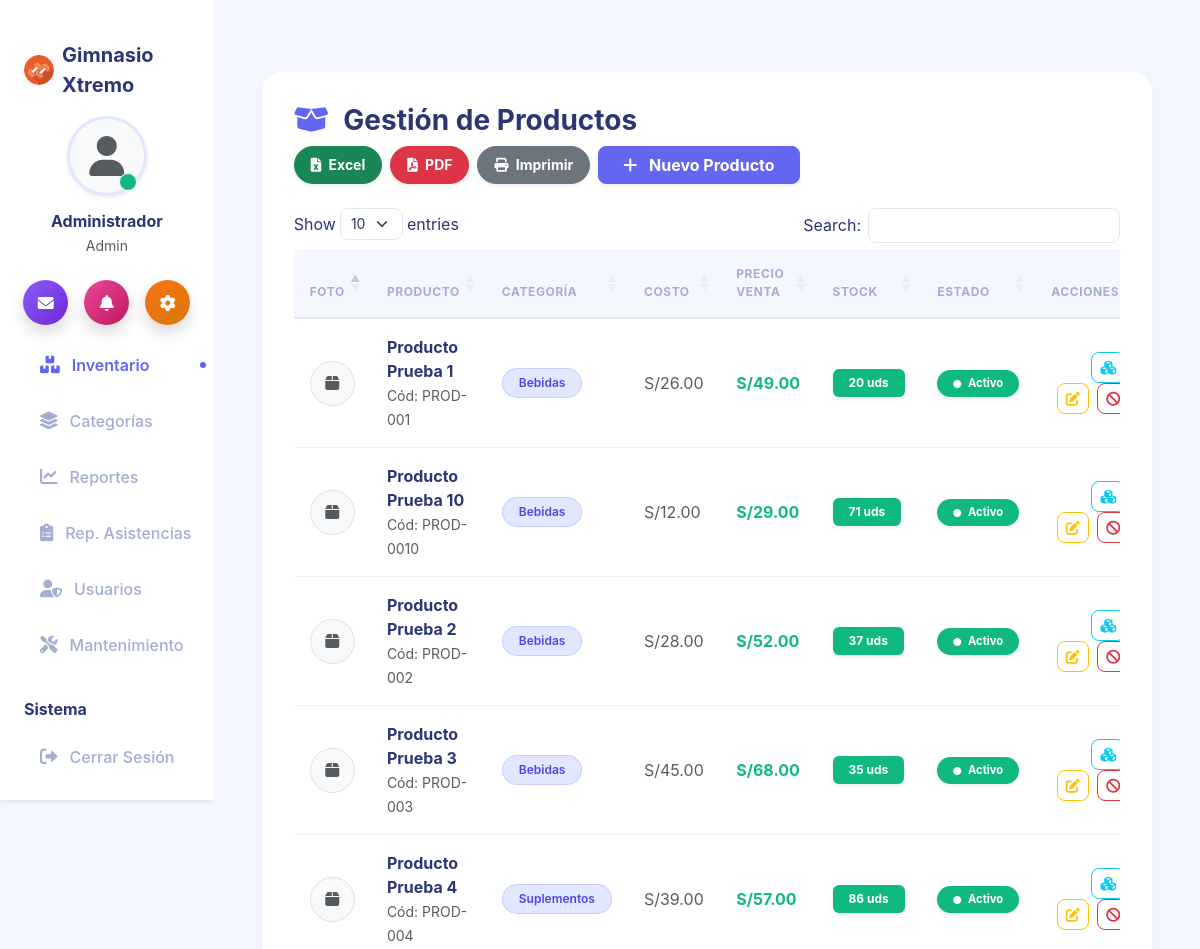
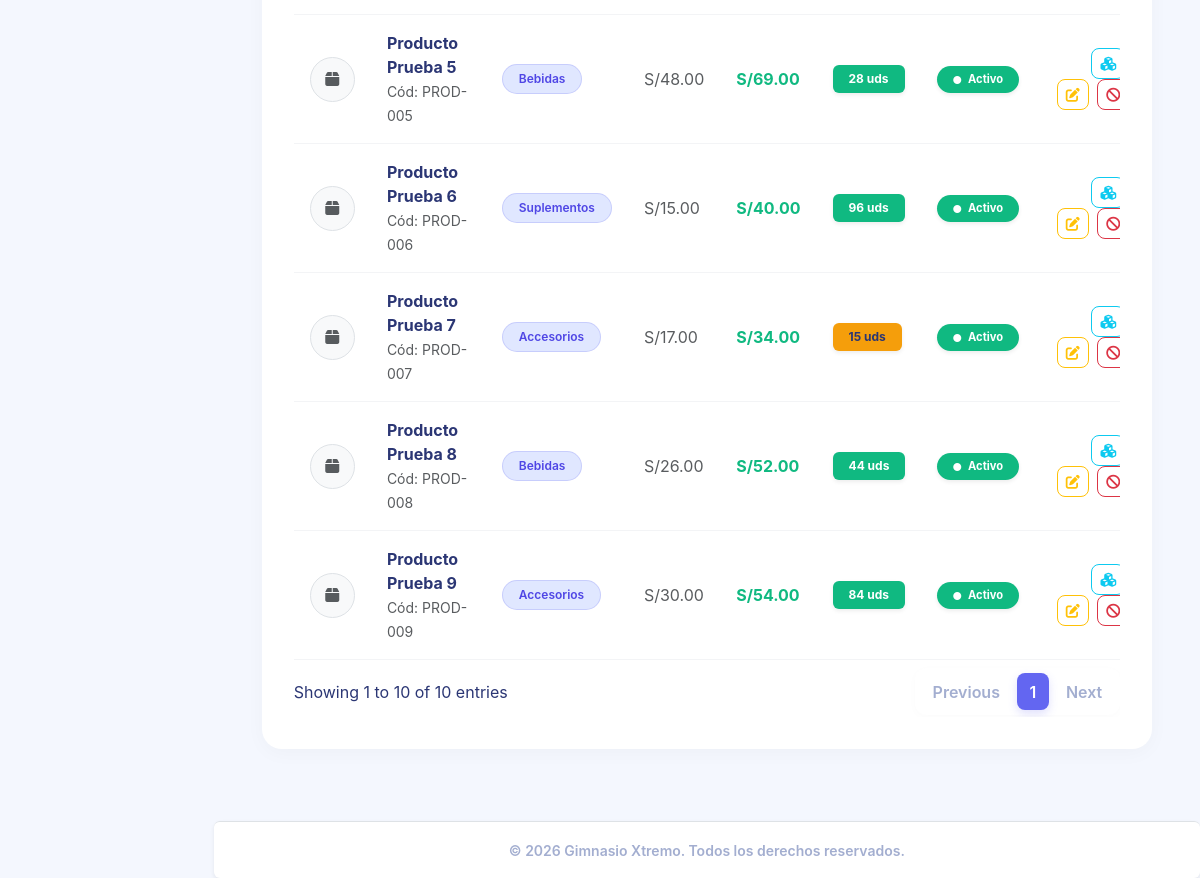
The app's page /inventario/productos (signed in) with its own data (2 pictures, top to bottom).
### tables this page shows
CREATE TABLE IF NOT EXISTS `configuracion` (
  `id` int NOT NULL,
  `nombre_sistema` varchar(100) DEFAULT NULL,
  `ruc` varchar(20) DEFAULT NULL,
  `direccion` varchar(255) DEFAULT NULL,
  `telefono` varchar(20) DEFAULT NULL,
  `email` varchar(100) DEFAULT NULL,
  `logo` varchar(255) DEFAULT NULL,
  `moneda` varchar(10) DEFAULT '$',
  PRIMARY KEY (`id`)
);

CREATE TABLE IF NOT EXISTS `productos` (
  `id` int NOT NULL AUTO_INCREMENT,
  `categoria_id` int NOT NULL,
  `codigo` varchar(50) DEFAULT NULL,
  `nombre` varchar(150) NOT NULL,
  `precio_compra` decimal(10,2) NOT NULL,
  `precio_venta` decimal(10,2) NOT NULL,
  `stock` int DEFAULT '0',
  `foto` varchar(255) DEFAULT NULL,
  `estado` enum('activo','inactivo') DEFAULT 'activo',
  PRIMARY KEY (`id`),
  KEY `categoria_id` (`categoria_id`),
  CONSTRAINT `productos_ibfk_1` FOREIGN KEY (`categoria_id`) REFERENCES `categorias` (`id`)
);

CREATE TABLE IF NOT EXISTS `categorias` (
  `id` int NOT NULL AUTO_INCREMENT,
  `nombre` varchar(100) NOT NULL,
  `estado` enum('activo','inactivo') DEFAULT 'activo',
  PRIMARY KEY (`id`)
);

### app/views/inventario/productos.php (the view, shortened to what the rows shown need)
<?php
require_once '../app/models/Configuracion.php';
?>
<!DOCTYPE html>
<html lang="es">
<head>
    <link href="https://cdn.jsdelivr.net/npm/bootstrap@5.3.0/dist/css/bootstrap.min.css" rel="stylesheet">
    <link href="https://cdn.datatables.net/1.13.6/css/dataTables.bootstrap5.min.css" rel="stylesheet">
    <link rel="stylesheet" href="https://cdnjs.cloudflare.com/ajax/libs/font-awesome/6.0.0/css/all.min.css">
    <link rel="stylesheet" href="/css/gym-theme.css?v=<?= time() ?>">
</head>
<body>
    <?php require_once '../app/views/inc/navbar.php'; ?>
    <div class="container-fluid px-4 fade-in mt-5 mb-5">
        <div class="module-container">
        <div class="d-flex flex-wrap justify-content-between align-items-center mb-4 gap-2">
            <h3 class="fw-bold text-dark m-0">
                <i class="fas fa-box-open text-primary me-2"></i> Gestión de Productos
            </h3>
            <div class="d-flex gap-2 flex-wrap">
                <button onclick="ExportHelper.toExcel('tblProductos', 'Productos_Inventario', 'Inventario de Productos')" class="btn btn-success btn-sm rounded-pill fw-bold px-3 shadow-sm">
                    <i class="fas fa-file-excel me-1"></i> Excel
                </button>
                <button onclick="ExportHelper.toPDF('tblProductos', 'Productos_Inventario', 'Inventario de Productos')" class="btn btn-danger btn-sm rounded-pill fw-bold px-3 shadow-sm">
                    <i class="fas fa-file-pdf me-1"></i> PDF
                </button>
                <button onclick="ExportHelper.print('tblProductos', 'Inventario de Productos')" class="btn btn-secondary btn-sm rounded-pill fw-bold px-3 shadow-sm">
                    <i class="fas fa-print me-1"></i> Imprimir
                </button>
                <button class="btn btn-primary px-4 fw-bold shadow-sm" data-bs-toggle="modal" data-bs-target="#modalProducto">
                    <i class="fas fa-plus me-2"></i> Nuevo Producto
                </button>
            </div>
        </div>
        <div class="table-responsive mt-2">
            <table id="tblProductos" class="table table-hover align-middle table-data w-100 border-0">
                <thead>
                    <tr>
                        <th class="border-0 bg-transparent text-muted">Foto</th>
                        <th class="border-0 bg-transparent text-muted">Producto</th>
                        <th class="border-0 bg-transparent text-muted">Categoría</th>
                        <th class="border-0 bg-transparent text-muted">Costo</th>
                        <th class="border-0 bg-transparent text-muted">Precio Venta</th>
                        <th class="border-0 bg-transparent text-muted">Stock</th>
                        <th class="border-0 bg-transparent text-muted">Estado</th>
                        <th class="border-0 bg-transparent text-muted text-end">Acciones</th>
                    </tr>
                </thead>
                        <tbody>
                            <?php foreach ($productos as $p): ?>
                            <tr>
                                <td>
                                    <?php if(!empty($p['foto'])): ?>
                                        <img src="/img/productos/<?= $p['foto'] ?>" class="rounded-circle border" width="45" height="45" style="object-fit:cover;">
                                    <?php else: ?>
                                        <div class="rounded-circle bg-light d-flex align-items-center justify-content-center border" style="width:45px;height:45px;">
                                            <i class="fas fa-box text-muted"></i>
                                        </div>
                                    <?php endif; ?>
                                </td>
                                <td>
                                    <div class="fw-bold text-dark"><?= $p['nombre'] ?></div>
                                    <?php if(!empty($p['codigo'])): ?>
                                        <small class="text-muted">Cód: <?= $p['codigo'] ?></small>
                                    <?php endif; ?>
                                </td>
                                <td><span class="badge badge-soft-primary rounded-pill px-3 py-2"><?= htmlspecialchars($p['categoria_nombre'] ?? '—') ?></span></td>
                                <td class="text-muted"><?= $config['moneda'] ?><?= number_format($p['precio_compra'], 2) ?></td>
                                <td class="fw-bold text-success"><?= $config['moneda'] ?><?= number_format($p['precio_venta'], 2) ?></td>
                                <td>
                                    <?php
                                        $stockClass = 'bg-success text-white';
                                        if ($p['stock'] <= 5) $stockClass = 'bg-danger text-white';
                                        elseif ($p['stock'] <= 15) $stockClass = 'bg-warning text-dark';
                                    ?>
                                    <span class="badge <?= $stockClass ?> px-3 py-2 fw-bold shadow-sm" style="font-size: 0.75rem;">
                                        <?= $p['stock'] ?> uds
                                    </span>
                                </td>
                                <td>
                                    <?php if($p['estado'] == 'activo'): ?>
                                        <span class="badge bg-success text-white px-3 py-2 rounded-pill shadow-sm" style="font-size: 0.7rem; font-weight: 700;"><i class="fas fa-circle me-1" style="font-size: 0.5rem; vertical-align: middle;"></i> Activo</span>
                                    <?php else: ?>
                                        <span class="badge bg-secondary text-white px-3 py-2 rounded-pill shadow-sm" style="font-size: 0.7rem; font-weight: 700;"><i class="fas fa-circle me-1" style="font-size: 0.5rem; vertical-align: middle;"></i> Inactivo</span>
                                    <?php endif; ?>
                                </td>
                                <td class="text-end">
                                    <button class="btn btn-sm btn-outline-info me-1 stock-btn"
                                            data-id="<?= $p['id'] ?>"
                                            data-nombre="<?= $p['nombre'] ?>"
                                            data-bs-toggle="modal" data-bs-target="#modalStock" title="Ajustar Stock">
                                        <i class="fas fa-cubes"></i>
                                    </button>
                                    <button class="btn btn-sm btn-outline-warning me-1 edit-btn"
                                            data-id="<?= $p['id'] ?>"
                                            data-categoria="<?= $p['categoria_id'] ?>"
                                            data-codigo="<?= $p['codigo'] ?>"
                                            data-nombre="<?= $p['nombre'] ?>"
                                            data-compra="<?= $p['precio_compra'] ?>"
                                            data-venta="<?= $p['precio_venta'] ?>"
                                            data-stock="<?= $p['stock'] ?>"
                                            data-bs-toggle="modal" data-bs-target="#modalProducto" title="Editar">
                                        <i class="fas fa-edit"></i>
                                    </button>
                                    <?php if($p['estado'] == 'activo'): ?>
                                        <a href="/inventario/cambiarEstadoProducto/<?= $p['id'] ?>/inactivo" class="btn btn-sm btn-outline-danger btn-confirm" data-title="¿Desactivar producto?" title="Desactivar"><i class="fas fa-ban"></i></a>
                                    <?php else: ?>
                                        <a href="/inventario/cambiarEstadoProducto/<?= $p['id'] ?>/activo" class="btn btn-sm btn-outline-success btn-confirm" data-title="¿Reactivar producto?" title="Activar"><i class="fas fa-check"></i></a>
                                    <?php endif; ?>
                                </td>
                            </tr>
                            <?php endforeach; ?>
                        </tbody>
                </table>
            </div>
        </div>
    </div>
    <?php require_once '../app/views/inc/footer.php'; ?>
</body>
</html>

### app/views/inc/navbar.php (shortened to what the rows shown need)
<?php
require_once __DIR__ . '/../../models/Configuracion.php';
$config = Configuracion::getInfo();
$_rolActual = $_SESSION['user_rol'] ?? '';
$current_uri = $_SERVER['REQUEST_URI'] ?? '';
$is_active = function($path) use ($current_uri) {
    if ($path === '/home/index') {
        return ($current_uri === '/' || strpos($current_uri, '/home') === 0) ? 'active' : '';
    }
    return strpos($current_uri, $path) === 0 ? 'active' : '';
};
?>
<link rel="stylesheet" href="/css/gym-theme.css?v=<?= time() ?>">
<div class="d-flex" id="wrapper">
    <div class="bg-white shadow-sm" id="sidebar-wrapper">
        <div class="sidebar-heading p-4 d-flex align-items-center justify-content-center">
            <?php if(!empty($config['logo'])): ?>
                <img src="/img/<?= $config['logo'] ?>?v=<?= time() ?>"
                     alt="Logo" width="30" height="30"
                     class="d-inline-block align-text-top rounded-circle me-2">
            <?php endif; ?>
            <span class="fs-5 fw-bold text-dark tracking-wider"><?= $config['nombre_sistema'] ?></span>
        </div>
        <div class="text-center mt-3 mb-4 px-4">
            <div class="position-relative d-inline-block mb-3">
                <div class="bg-light rounded-circle shadow-sm d-flex align-items-center justify-content-center mx-auto" style="width: 80px; height: 80px; border: 3px solid #E0E7FF;">
                    <i class="fas fa-user text-muted" style="font-size: 2.5rem;"></i>
                </div>
                <span class="position-absolute bottom-0 end-0 p-2 bg-success border border-light rounded-circle" style="transform: translate(-10px, -5px);"></span>
            </div>
            <h6 class="fw-bold text-dark mb-1"><?= $_SESSION['user_name'] ?? 'Usuario' ?></h6>
            <p class="text-muted small mb-0"><?= ucfirst($_SESSION['user_rol'] ?? 'Invitado') ?></p>
        </div>
        <div class="d-flex justify-content-center gap-3 mb-4 px-3">
            <a href="/notificaciones/index" class="btn btn-primary rounded-circle shadow p-0 d-flex align-items-center justify-content-center" style="width: 45px; height: 45px; background: linear-gradient(135deg, #8B5CF6, #6D28D9); border:none;">
                <i class="fas fa-envelope text-white"></i>
            </a>
            <a href="/asistencia/index" class="btn rounded-circle shadow p-0 d-flex align-items-center justify-content-center" style="width: 45px; height: 45px; background: linear-gradient(135deg, #EC4899, #BE185D); border:none;">
                <i class="fas fa-bell text-white"></i>
            </a>
            <a href="/configuracion/index" class="btn rounded-circle shadow p-0 d-flex align-items-center justify-content-center" style="width: 45px; height: 45px; background: linear-gradient(135deg, #F97316, #D97706); border:none;">
                <i class="fas fa-cog text-white"></i>
            </a>
        </div>
        <div id="sidebar-nav-scroll">
            <div class="list-group list-group-flush mt-2 px-2">
                <?php if($_rolActual === 'admin'): ?>
                    <a class="list-group-item list-group-item-action rounded mb-1 <?= $is_active('/inventario/productos') ?>" href="/inventario/productos">
                        <i class="fas fa-boxes w-20px text-center"></i> Inventario
                    </a>
                    <a class="list-group-item list-group-item-action rounded mb-1 <?= $is_active('/inventario/categorias') ?>" href="/inventario/categorias">
                        <i class="fas fa-layer-group w-20px text-center"></i> Categorías
                    </a>
                    <a class="list-group-item list-group-item-action rounded mb-1 <?= $is_active('/reportes') ?>" href="/reportes/index">
                        <i class="fas fa-chart-line w-20px text-center"></i> Reportes
                    </a>
                    <a class="list-group-item list-group-item-action rounded mb-1 <?= $is_active('/asistencia/reporte') ?>" href="/asistencia/reporte">
                        <i class="fas fa-clipboard-list w-20px text-center"></i> Rep. Asistencias
                    </a>
                    <a class="list-group-item list-group-item-action rounded mb-1 <?= $is_active('/usuarios') ?>" href="/usuarios/index">
                        <i class="fas fa-user-shield w-20px text-center"></i> Usuarios
                    </a>
                    <a class="list-group-item list-group-item-action rounded mb-1 <?= $is_active('/mantenimiento') ?>" href="/mantenimiento/index">
                        <i class="fas fa-tools w-20px text-center"></i> Mantenimiento
                    </a>
                <?php endif; ?>
                <p class="text-dark fw-bold ms-3 mt-4 mb-2 fs-6">Sistema</p>
                <a class="list-group-item list-group-item-action rounded mb-1 text-danger" href="/auth/logout">
                    <i class="fas fa-sign-out-alt w-20px text-center"></i> Cerrar Sesión
                </a>
            </div>
        </div>
    </div>
    <div id="page-content-wrapper" class="d-flex flex-column" style="min-height: 100vh; background-color: var(--gym-bg-light);">
        <div class="container-fluid p-4 flex-grow-1">

### app/views/inc/footer.php (shortened to what the rows shown need)
        </div>
        <footer class="bg-white border-top text-center py-3 mt-auto shadow-sm text-secondary rounded">
            <small class="fw-semibold">&copy; <?= date('Y') ?> <?= $config['nombre_sistema'] ?>. Todos los derechos reservados.</small>
        </footer>
    </div>
</div>
</body>
</html>

### records on screen
configuracion: logo (picture), nombre_sistema "Gimnasio Xtremo", moneda "S/"
productos: nombre "Producto Prueba 1", codigo "PROD-001", categoria.nombre "Bebidas", precio_compra "26.00", precio_venta "49.00", stock "20", estado "activo" (drawn)
productos: nombre "Producto Prueba 10", codigo "PROD-0010", categoria.nombre "Bebidas", precio_compra "12.00", precio_venta "29.00", stock "71", estado "activo" (drawn)
productos: nombre "Producto Prueba 2", codigo "PROD-002", categoria.nombre "Bebidas", precio_compra "28.00", precio_venta "52.00", stock "37", estado "activo" (drawn)
productos: nombre "Producto Prueba 3", codigo "PROD-003", categoria.nombre "Bebidas", precio_compra "45.00", precio_venta "68.00", stock "35", estado "activo" (drawn)
productos: nombre "Producto Prueba 4", codigo "PROD-004", categoria.nombre "Suplementos", precio_compra "39.00", precio_venta "57.00", stock "86", estado "activo" (drawn)
productos: nombre "Producto Prueba 5", codigo "PROD-005", categoria.nombre "Bebidas", precio_compra "48.00", precio_venta "69.00", stock "28", estado "activo" (drawn)
productos: nombre "Producto Prueba 6", codigo "PROD-006", categoria.nombre "Suplementos", precio_compra "15.00", precio_venta "40.00", stock "96", estado "activo" (drawn)
productos: nombre "Producto Prueba 7", codigo "PROD-007", categoria.nombre "Accesorios", precio_compra "17.00", precio_venta "34.00", stock "15", estado "activo" (drawn)
productos: nombre "Producto Prueba 8", codigo "PROD-008", categoria.nombre "Bebidas", precio_compra "26.00", precio_venta "52.00", stock "44", estado "activo" (drawn)
productos: nombre "Producto Prueba 9", codigo "PROD-009", categoria.nombre "Accesorios", precio_compra "30.00", precio_venta "54.00", stock "84", estado "activo" (drawn)

### other values on screen
$_SESSION['user_name'] "Administrador"
$_SESSION['user_rol'] "Admin"
